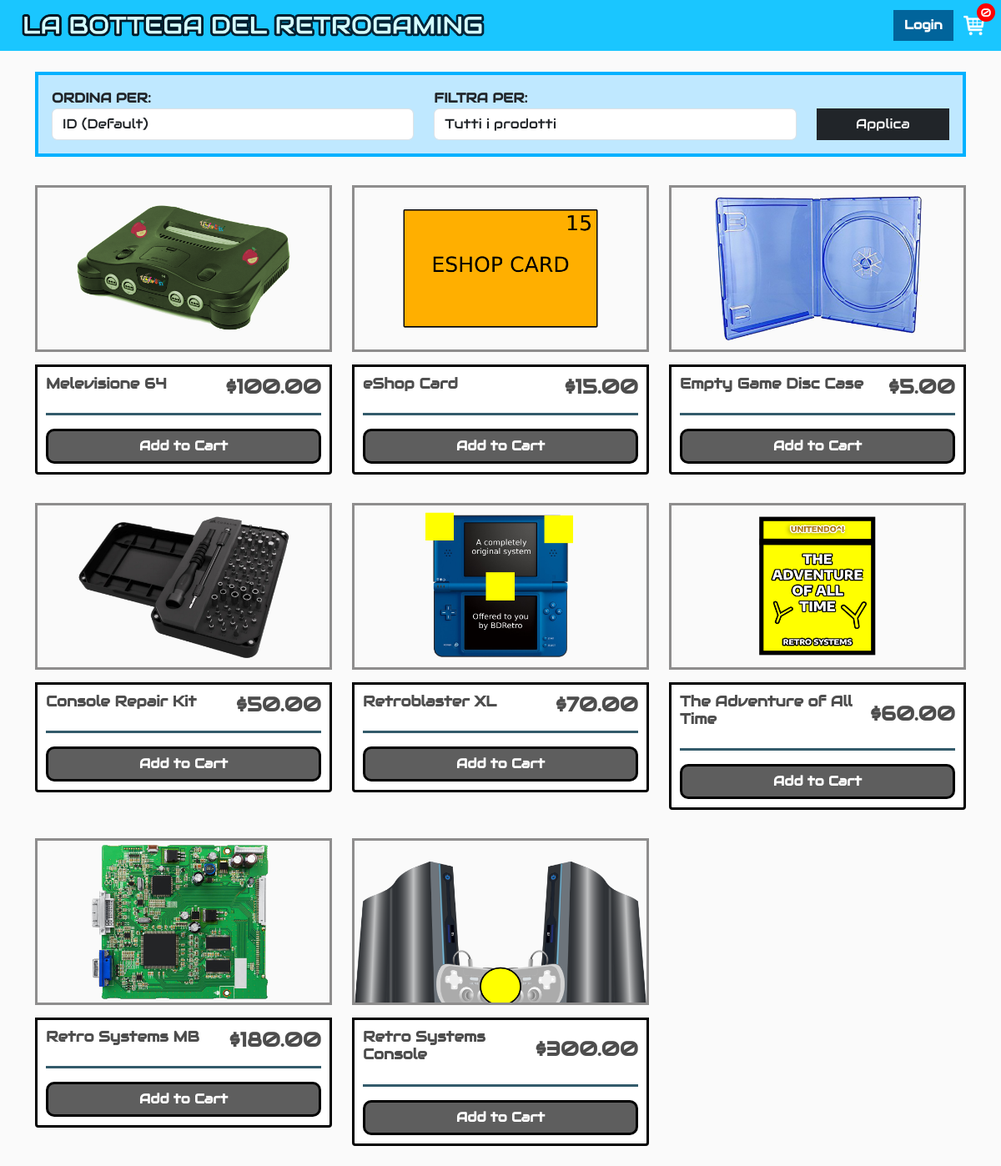
The page / on the database its author committed.
### bottega_retrogaming/models.py (models this page shows, shortened)
class Product(models.Model):
    name = models.CharField(max_length=200)
    price = models.DecimalField(max_digits=10, decimal_places=2)
    digital = models.BooleanField(default=False, null=True, blank=True)
    image = models.ImageField(null=True, blank=True)
    @property
    def imageUrl(self):
        try:
            url = self.image.url
        except:
            url = ''
        return url

### bottega_retrogaming/views.py (the view)
# urls.py: path('', StoreView.as_view(), name="store"),
class StoreView(ListView):
    model = Product
    template_name = 'bottega_retrogaming/store.html'
    context_object_name = 'products'
    def get_queryset(self):
        queryset = super().get_queryset().order_by()
        sort_option = self.request.GET.get('sort', 'default')
        digital_filter = self.request.GET.get('digital', '')
        if digital_filter == 'yes':
            queryset = queryset.filter(digital=True)
        elif digital_filter == 'no':
            queryset = queryset.filter(digital=False)
        if sort_option == 'price_asc':
            queryset = queryset.order_by('price')
        elif sort_option == 'price_desc':
            queryset = queryset.order_by('-price')
        elif sort_option == 'name_asc':
            queryset = queryset.order_by(Lower('name'))
        elif sort_option == 'name_desc':
            queryset = queryset.order_by(Lower('name').desc())
        else: # Ordinamento di default per ID
            queryset = queryset.order_by('id')
        return queryset
    def get_context_data(self, **kwargs):
        context = super().get_context_data(**kwargs)
        data = cartData(self.request)
        context['cartItems'] = data['cartItems']
        return context

### bottega_retrogaming/utils.py (called while the page is built, shortened)
def cookieCart(request):
    try:
        cart_cookie = json.loads(request.COOKIES['cart'])
    except KeyError:
        cart_cookie = {}
    print('Cart:', cart_cookie)
    items = []
    order = {'get_cart_total': 0, 'get_cart_items': 0, 'shipping': False}
    cartItems = order['get_cart_items']
    return {'cartItems': cartItems, 'order': order, 'items': items}

def cartData(request):
    if request.user.is_authenticated:
        customer = request.user
        order, created = Order.objects.get_or_create(customer=customer, complete=False)
        items = order.orderitem_set.all()
        cartItems = order.get_cart_items
    else:
        cookieData = cookieCart(request)
        cartItems = cookieData['cartItems']
        order = cookieData['order']
        items = cookieData['items']
    return {'cartItems': cartItems, 'order': order, 'items': items}

### bottega_retrogaming/templates/bottega_retrogaming/store.html (shortened to what this page needs)
{% extends 'bottega_retrogaming/main.html' %}
{% load static %}
{% block content %}
    <div class="p-3 filter-container mb-4">
        <form method="GET" action="{% url 'store' %}">
            <div class="row align-items-end">
                <div class="col-lg-5 col-md-12 mb-3 mb-lg-0">
                    <label for="sort-select" style="font-weight: bold;">ORDINA PER:</label>
                    <select name="sort" class="form-control" id="sort-select">
                        <option value="default" {% if not request.GET.sort or request.GET.sort == 'default' %}selected{% endif %}>ID (Default)</option>
                    </select>
                </div>
                <div class="col-lg-5 col-md-12 mb-3 mb-lg-0">
                    <label for="filter-select" style="font-weight: bold;">FILTRA PER:</label>
                    <select name="digital" class="form-control" id="filter-select">
                        <option value="" {% if not request.GET.digital %}selected{% endif %}>Tutti i prodotti</option>
                    </select>
                </div>
                <div class="col-lg-2 col-md-12">
                    <button type="submit" class="btn btn-dark w-100">Applica</button>
                </div>
            </div>
        </form>
    </div>
    <div class="row">
        {% for product in products %}
            <div class="col-lg-4 mb-4">
                <img class="thumbnail" src="{{ product.imageUrl }}" alt="image_cell">
                <div class="box-element product">
                    <div class="product-header">
                        <h6><strong>{{ product.name }}</strong></h6>
                        <h4 class="mb-0"><strong>${{ product.price|floatformat:2 }}</strong></h4>
                    </div>
                    <hr>
                    <button
                            data-product="{{ product.id }}"
                            data-action="add"
                            class="btn btn-outline-secondary add-btn update-cart w-100">Add to Cart
                    </button>
                </div>
            </div>
        {% endfor %}
    </div>
{% endblock content %}

### static/css/main.css (style rules this page uses)
body { background-color: hsl(0, 0%, 98%); font-family: 'Audiowide', sans-serif; }
h1, h2, h3, h4, h5, h6 { color: hsl(0, 0%, 30%); }
.filter-container { margin-top: 25px; background-color: #bfe8ff; border: 4px solid #00b1ff; }
.box-element { border: solid black; background-color: #fff; border-radius: 4px; padding: 10px; }
.thumbnail { width: 100%; height: 200px; border: solid #8e8d8d; margin-bottom: 15px; }
.product { border-radius: 0 0 4px 4px; }
.product-header { display: flex; justify-content: space-between; align-items: center; }
.product-header h6 { font-size: 1.1rem; }
.product hr { opacity: 80%; border: 0; border-top: 3px solid #003347; }
.product .update-cart { background-color: #5e5e5e; color: #ffffff; font-weight: bold; border-color: black; border-radius: 10px; border-width: 3px; }
.col-lg-4, .col-lg-6, .col-lg-8, .col-lg-12 { margin-top: 10px; }
.btn { border-radius: 0; }

### rows shown on the page
Product: imageUrl (picture), name "Melevisione 64", price "100.00"
Product: imageUrl (picture), name "eShop Card", price "15.00"
Product: imageUrl (picture), name "Empty Game Disc Case", price "5.00"
Product: imageUrl (picture), name "Console Repair Kit", price "50.00"
Product: imageUrl (picture), name "Retroblaster XL", price "70.00"
Product: imageUrl (picture), name "The Adventure of All Time", price "60.00"
Product: imageUrl (picture), name "Retro Systems MB", price "180.00"
Product: imageUrl (picture), name "Retro Systems Console", price "300.00"

### other values the page prints
{{ cartItems }} "0"
